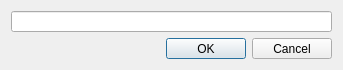
<?xml version="1.0" encoding="UTF-8"?>
<ui version="4.0">
 <class>Dialog_createTag</class>
 <widget class="QDialog" name="Dialog_createTag">
  <property name="geometry">
   <rect>
    <x>0</x>
    <y>0</y>
    <width>343</width>
    <height>70</height>
   </rect>
  </property>
  <property name="minimumSize">
   <size>
    <width>200</width>
    <height>70</height>
   </size>
  </property>
  <property name="maximumSize">
   <size>
    <width>400</width>
    <height>70</height>
   </size>
  </property>
  <property name="windowTitle">
   <string>创建新标签</string>
  </property>
  <layout class="QVBoxLayout" name="verticalLayout">
   <item>
    <widget class="QLineEdit" name="lineEdit"/>
   </item>
   <item>
    <layout class="QHBoxLayout" name="horizontalLayout">
     <item>
      <spacer name="horizontalSpacer">
       <property name="orientation">
        <enum>Qt::Horizontal</enum>
       </property>
       <property name="sizeHint" stdset="0">
        <size>
         <width>40</width>
         <height>20</height>
        </size>
       </property>
      </spacer>
     </item>
     <item>
      <widget class="QDialogButtonBox" name="buttonBox">
       <property name="orientation">
        <enum>Qt::Horizontal</enum>
       </property>
       <property name="standardButtons">
        <set>QDialogButtonBox::Cancel|QDialogButtonBox::Ok</set>
       </property>
      </widget>
     </item>
    </layout>
   </item>
  </layout>
 </widget>
 <resources/>
 <connections>
  <connection>
   <sender>buttonBox</sender>
   <signal>accepted()</signal>
   <receiver>Dialog_createTag</receiver>
   <slot>accept()</slot>
   <hints>
    <hint type="sourcelabel">
     <x>248</x>
     <y>254</y>
    </hint>
    <hint type="destinationlabel">
     <x>157</x>
     <y>274</y>
    </hint>
   </hints>
  </connection>
  <connection>
   <sender>buttonBox</sender>
   <signal>rejected()</signal>
   <receiver>Dialog_createTag</receiver>
   <slot>reject()</slot>
   <hints>
    <hint type="sourcelabel">
     <x>316</x>
     <y>260</y>
    </hint>
    <hint type="destinationlabel">
     <x>286</x>
     <y>274</y>
    </hint>
   </hints>
  </connection>
 </connections>
</ui>
